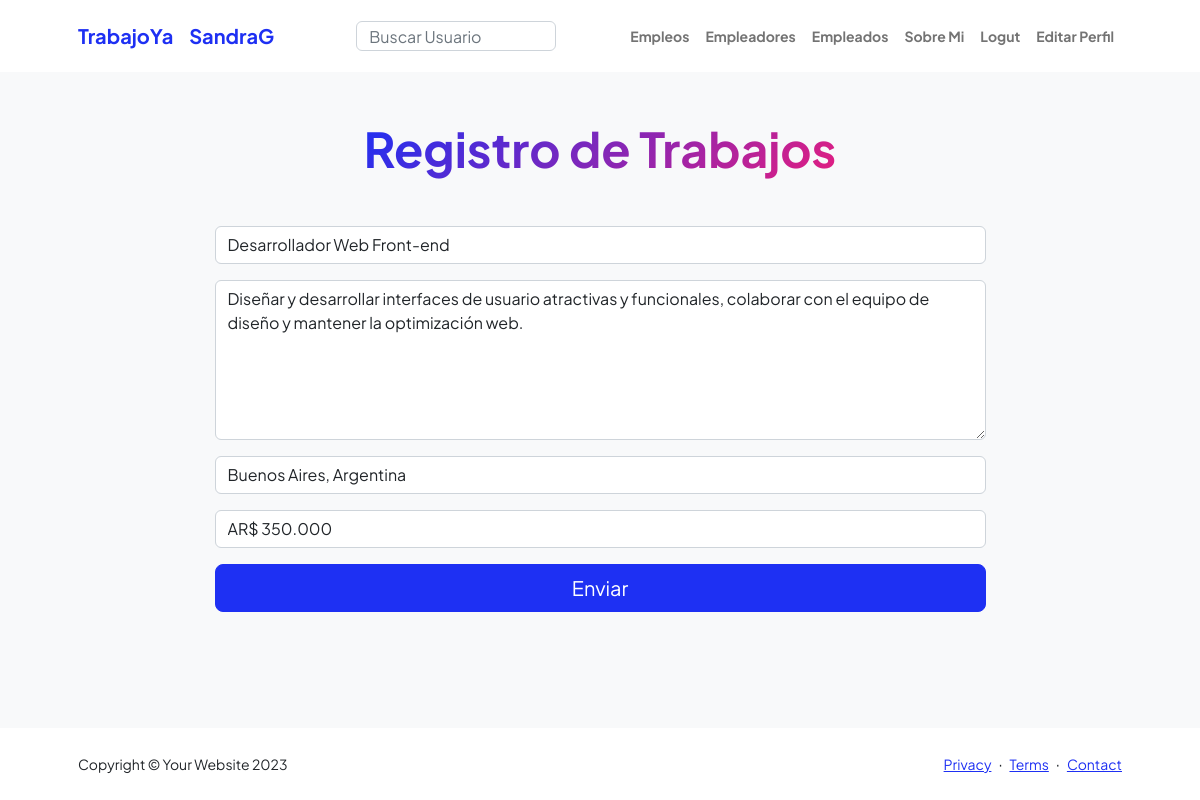
The page /updateEmpleo/4/ (signed in) on the database its author committed.
### aplicacion/models.py (models this page shows)
class Empleos(models.Model):
    cargo = models.CharField(max_length=50)
    detalles = models.TextField()
    ubicacion = models.CharField(max_length=50)
    sueldo = models.CharField(max_length=50)
    user = models.ForeignKey(User, on_delete=models.CASCADE)

### aplicacion/views.py (the view)
# urls.py: path('updateEmpleo/<int:trabajo_id>/', updateEmpleo, name='updateEmpleo'),
def updateEmpleo(request, trabajo_id):
    trabajo = Empleos.objects.get(id=trabajo_id)
    if request.method == "POST":
        miForm = TrabajoForm(request.POST)
        if miForm.is_valid():
            trabajo.cargo = miForm.cleaned_data['cargo']
            trabajo.detalles = miForm.cleaned_data['detalles']
            trabajo.ubicacion = miForm.cleaned_data['ubicacion']
            trabajo.sueldo = miForm.cleaned_data['sueldo']
            trabajo.user=request.user
            trabajo.save()
            return redirect(reverse_lazy('lista_empleos'))
    else:
        miForm = TrabajoForm(initial={
            'cargo' : trabajo.cargo,
            'detalles' : trabajo.detalles,
            'ubicacion' : trabajo.ubicacion,
            'sueldo' : trabajo.sueldo,
        })
    return render(request, "aplicacion/trabajoForm.html", {'form': miForm})

### aplicacion/forms.py
class TrabajoForm(forms.Form, ):
    cargo = forms.CharField(max_length=50, required=True,
                             label='', widget=forms.TextInput(attrs={ 'class': "form-control", 'placeholder': 'Ingrese el cargo'}))
    detalles = forms.CharField(max_length=256,required=True,label='',widget=forms.Textarea(attrs={'class': 'form-control',
                                                                                                      'placeholder': 'Ingrese los detalles',
                                                                                                      'style': 'height: 10rem; resize: vertical;'}))
    ubicacion = forms.CharField(max_length=50, required=True,
                                   label='', widget=forms.TextInput(attrs={ 'class': "form-control", 'placeholder': 'Ingrese la ubicacion'}))
    sueldo = forms.CharField(max_length=50, required=True,
                                  label='', widget=forms.TextInput(attrs={ 'class': "form-control", 'placeholder': 'Ingrese el sueldo'}))

### aplicacion/templates/aplicacion/trabajoForm.html (shortened to what this page needs)
{% extends 'aplicacion/base.html' %}
{% block titulo %}
    <div class="text-center mb-5">
        <h1 class="display-5 fw-bolder mb-0"><span class="text-gradient d-inline">Registro de Trabajos</span></h1>
    </div>
{% endblock titulo %}
{% block informacion %}
    <form action="" method="POST">
            {{form.as_p}}
            <div class="d-grid">
                <button class="btn btn-primary btn-lg" id="submitButton" type="submit">Enviar</button>
        </div>
    </form>
{% endblock informacion %}

### aplicacion/templates/aplicacion/base.html (shortened to what this page needs)
<!DOCTYPE html>
<html lang="en">
    <head>
        {% load static %}
        <link href="https://cdn.jsdelivr.net/npm/bootstrap-icons@1.8.1/font/bootstrap-icons.css" rel="stylesheet" />
        <link href="https://cdn.jsdelivr.net/npm/bootstrap@5.3.1/dist/css/bootstrap.min.css" rel="stylesheet" />
        <link href="{% static 'aplicacion/css/styles.css' %}" rel="stylesheet" />
    </head>
    <body class="d-flex flex-column h-100 bg-light">
        <main class="flex-shrink-0">
            <nav class="navbar navbar-expand-lg navbar-light bg-white py-3">
                <div class="container px-5">
                    <a class="navbar-brand" href="/inicio/" id="enlace-inicio" ><span class="fw-bolder text-primary">TrabajoYa</span></a>
                    {% if user.is_authenticated %}
                        <a class="navbar-brand" href="/perfil/" id="enlace-inicio" ><span class="fw-bolder text-primary">{{user.username}}</span></a>
                    {% endif %}
                    <div class="collapse navbar-collapse" id="navbarSupportedContent">
                        <ul class="navbar-nav ms-auto mb-2 mb-lg-0 small fw-bolder">
                            <form action="{% url 'lista_usuarios' %}" method="GET" class="text-center">
                                <input type="text" name="username" placeholder="Buscar Usuario" class="form-control form-end" style="width: 200px; height:30px;">
                            </form>
                         </ul>
                        <ul class="navbar-nav ms-auto mb-2 mb-lg-0 small fw-bolder">
                           <li class="nav-item"><a class="nav-link" href="/lista_empleos/" id="enlace-empleos">Empleos</a></li>
                           <li class="nav-item"><a class="nav-link" href="/lista_empleadores/" id="enlace-empleadores">Empleadores</a></li>
                            <li class="nav-item"><a class="nav-link" href="/lista_empleados/" id="enlace-empleados">Empleados</a></li>
                            <li class="nav-item"><a class="nav-link" href="/sobreMi/" id="enlace-empleados">Sobre Mi</a></li>
                            {% if user.is_authenticated %}
                                <li class="nav-item"><a class="nav-link" href="/logout/" id="enlace-logout">Logut</a></li>
                                <li class="nav-item"><a class="nav-link" href="/editar_perfil/" id="enlace-editarPerfil">Editar Perfil</a></li>
                            {% else %}
                                <li class="nav-item"><a class="nav-link" href="/login/" id="enlace-login">Login</a></li>
                                <li class="nav-item"><a class="nav-link" href="/registro/" id="enlace-registro">Registro</a></li>
                            {% endif %}
                        </ul>
                    </div>
                </div>
            </nav>
            <div class="container px-5 my-5">
                {% block titulo %}{% endblock titulo %}
                <div class="row gx-5 justify-content-center">
                    <div class="col-lg-11 col-xl-9 col-xxl-8">
                        <section>
                            {% block informacion %}{% endblock informacion %}
                        <div class="pb-5"></div>
                    </div>
                </div>
            </div>
        </main>
        <footer class="bg-white py-4 mt-auto">
            <div class="container px-5">
                <div class="row align-items-center justify-content-between flex-column flex-sm-row">
                    <div class="col-auto"><div class="small m-0">Copyright &copy; Your Website 2023</div></div>
                    <div class="col-auto">
                        <a class="small" href="#!">Privacy</a>
                        <span class="mx-1">&middot;</span>
                        <a class="small" href="#!">Terms</a>
                        <span class="mx-1">&middot;</span>
                        <a class="small" href="#!">Contact</a>
                    </div>
                </div>
            </div>
        </footer>
    </body>
</html>

### rows shown on the page
Empleos: cargo "Desarrollador Web Front-end", detalles "Diseñar y desarrollar interfaces de usuario atractivas y funcionales, colaborar con el equipo de diseño y mantener la optimización web.", ubicacion "Buenos Aires, Argentina", sueldo "AR$ 350.000"

### other values the page prints
{{ user.username }} "SandraG"
